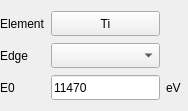
<?xml version="1.0" encoding="UTF-8"?>
<ui version="4.0">
 <class>Form</class>
 <widget class="QWidget" name="Form">
  <property name="geometry">
   <rect>
    <x>0</x>
    <y>0</y>
    <width>188</width>
    <height>111</height>
   </rect>
  </property>
  <property name="windowTitle">
   <string>Form</string>
  </property>
  <widget class="QWidget" name="gridLayoutWidget_17">
   <property name="geometry">
    <rect>
     <x>0</x>
     <y>10</y>
     <width>181</width>
     <height>91</height>
    </rect>
   </property>
   <layout class="QGridLayout" name="gridLayout_20">
    <item row="2" column="0">
     <widget class="QLabel" name="label_12">
      <property name="maximumSize">
       <size>
        <width>16777215</width>
        <height>25</height>
       </size>
      </property>
      <property name="text">
       <string>E0</string>
      </property>
     </widget>
    </item>
    <item row="0" column="0">
     <widget class="QLabel" name="label_105">
      <property name="sizePolicy">
       <sizepolicy hsizetype="Fixed" vsizetype="Preferred">
        <horstretch>0</horstretch>
        <verstretch>0</verstretch>
       </sizepolicy>
      </property>
      <property name="maximumSize">
       <size>
        <width>16777215</width>
        <height>25</height>
       </size>
      </property>
      <property name="text">
       <string>Element</string>
      </property>
     </widget>
    </item>
    <item row="1" column="1">
     <widget class="QComboBox" name="comboBox_edge">
      <property name="maximumSize">
       <size>
        <width>16777215</width>
        <height>25</height>
       </size>
      </property>
     </widget>
    </item>
    <item row="1" column="0">
     <widget class="QLabel" name="label_edge_line">
      <property name="maximumSize">
       <size>
        <width>16777215</width>
        <height>25</height>
       </size>
      </property>
      <property name="text">
       <string>Edge</string>
      </property>
     </widget>
    </item>
    <item row="2" column="1">
     <widget class="QLineEdit" name="edit_E0">
      <property name="maximumSize">
       <size>
        <width>16777215</width>
        <height>25</height>
       </size>
      </property>
      <property name="text">
       <string>11470</string>
      </property>
     </widget>
    </item>
    <item row="2" column="2">
     <widget class="QLabel" name="label_13">
      <property name="maximumSize">
       <size>
        <width>16777215</width>
        <height>25</height>
       </size>
      </property>
      <property name="text">
       <string>eV</string>
      </property>
     </widget>
    </item>
    <item row="0" column="1">
     <widget class="QPushButton" name="pushButton_element">
      <property name="maximumSize">
       <size>
        <width>16777215</width>
        <height>25</height>
       </size>
      </property>
      <property name="text">
       <string>Ti</string>
      </property>
     </widget>
    </item>
   </layout>
  </widget>
 </widget>
 <resources/>
 <connections/>
</ui>
